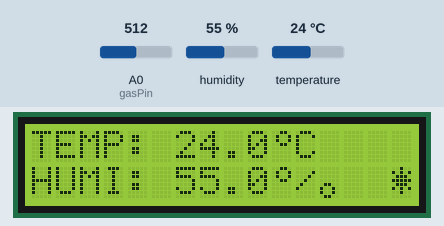
This sketch was run on a simulated Arduino Uno, built with avr-gcc and run on an emulated ATmega328P. On the bench: 16×2 character LCD. The test bench sets the inputs (shaded band); at power-on: A0 (gasPin) = 512, humidity 55 %, temperature 24 °C. What the sketch prints to the serial monitor is not drawn.

Above: at 1.3 s.
1.4 s: A0 (gasPin) set to 34
4.1 s: A0 (gasPin) set to 27
At 5.0 s:
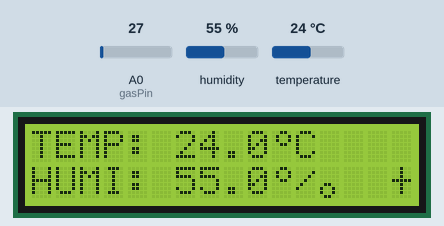
6.8 s: humidity set to 22 %
At 9.4 s:
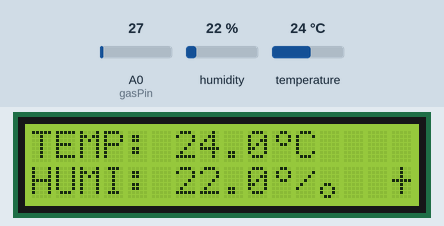
9.8 s: temperature set to 12 °C
At 11.1 s:
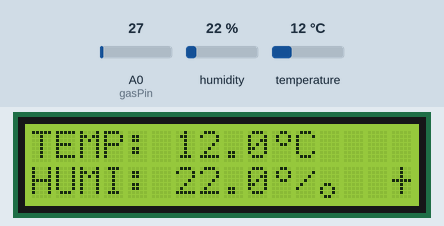
12.5 s: humidity set to 40 %
At 15.5 s:
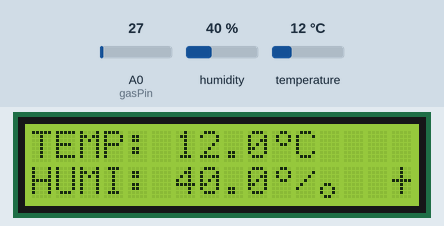
15.9 s: A0 (gasPin) set to 122
At 17.2 s:
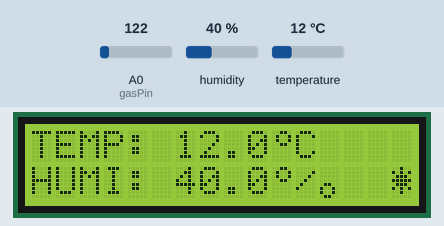
Timing chart, 0 to 18.9 s (numbered marks = the images above; inputs shaded):
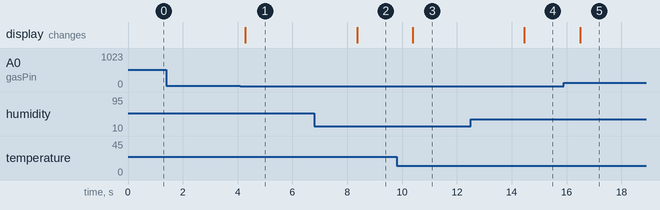

Measured:
- the behaviour switches between 31 and 30 on A0 (gasPin) (found by bisection; images 0 and 1)
- after the input at 1.4 s, every drawn part: stays the same
- after the input at 4.1 s, the display: changes after 0.18 s (image 1)
- after the input at 6.8 s, the display: changes after 1.6 s (image 2)
- after the input at 9.8 s, the display: changes after 0.59 s (image 3)
- after the input at 12.5 s, the display: changes after 2.0 s (image 4)
- after the input at 15.9 s, the display: changes after 0.60 s (image 5)

The sketch:

AirCondition.ino
```cpp
#include <Wire.h>
#include <LiquidCrystal_I2C.h> //LCD
#include <dht11.h>    //온습도

//MQ135
const int gasPin = A0;
int gasval = 0;

//DHT11
const int pinDHT11 = 2;
dht11 DHT11;
int ret;

//LCD
LiquidCrystal_I2C lcd(0x27, 16, 2);
//LCD 기호
byte degree[8] = {B00110, B01001, B01001, B00110, B00000, B00000, B00000, B00000,};
byte degree2[8] = {B00000, B00000, B00000, B00000, B01100, B10010, B10010, B01100,};
byte fan_on[8] = {B00100, B10101, B01110, B11111, B01110, B10101, B00100, B00000,};
byte fan_off[8] = {B00100, B00100, B00100, B11111, B00100, B00100, B00100, B00000,};

void setup() {
  Serial.begin(9600);
  lcdinit();  // LCD setting
}

//온,습도 -> LCD / CO2 -> LCD 끝에 환풍 권장 표시
void loop() {
  ret = DHT11.read(pinDHT11);
  switch (ret) {
    case DHTLIB_OK: Serial.println("OK");
      break;
    case DHTLIB_ERROR_CHECKSUM: Serial.println("Checksum error");
      break;
    case DHTLIB_ERROR_TIMEOUT: Serial.println("Time out error");
      break;
    default: Serial.println("Unknown error");
      break;
  }// Dht11가 빠른 속도로 많은 데이터를 전송하기 때문에 디지털 입력 핀에서 값을 잘 수신했는지 점검하는 작업

  Serial.println(gasval);
  gasval = analogRead(gasPin);
  Serial.print("Temperature (oC): "); Serial.println((float)DHT11.temperature, 1);
  Serial.print("Humidity (%): "); Serial.println((float)DHT11.humidity, 1);
  Serial.println();

  lcd.setCursor(6, 0); lcd.print((float)DHT11.temperature, 1);
  lcd.setCursor(6, 1); lcd.print((float)DHT11.humidity, 1);

  if (30 >= gasval) {
    lcd.setCursor(15, 1); lcd.write((byte)2);
  } else {
    lcd.setCursor(15, 1); lcd.write((byte)3);
  }

  delay(2000);  //Dht11의 데이터 측정 주기가 2초임을 고려하여 대기
}

void lcdinit() {
  lcd.init();  lcd.backlight();  lcd.begin(16, 2);
  lcd.createChar(0, degree);  lcd.createChar(1, degree2);  lcd.createChar(2, fan_off);  lcd.createChar(3, fan_on);
  lcd.setCursor(0, 0); lcd.print("TEMP:");
  lcd.setCursor(10, 0); lcd.write((byte)0);
  lcd.setCursor(11, 0); lcd.print("C");
  lcd.setCursor(0, 1); lcd.print("HUMI:");
  lcd.setCursor(10, 1); lcd.write((byte)0);
  lcd.setCursor(11, 1); lcd.print("/");
  lcd.setCursor(12, 1); lcd.write((byte)1);
}
```
